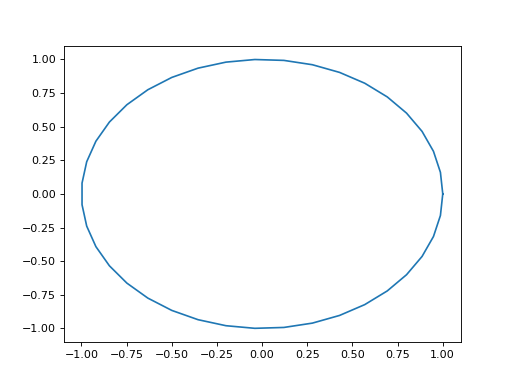

Source code (Python):
import numpy as np
import matplotlib.pyplot as plt

theta = np.linspace(0, 2*np.pi, 40)

x = np.cos(theta)
y = np.sin(theta)
plt.plot(x, y)

plt.show()
